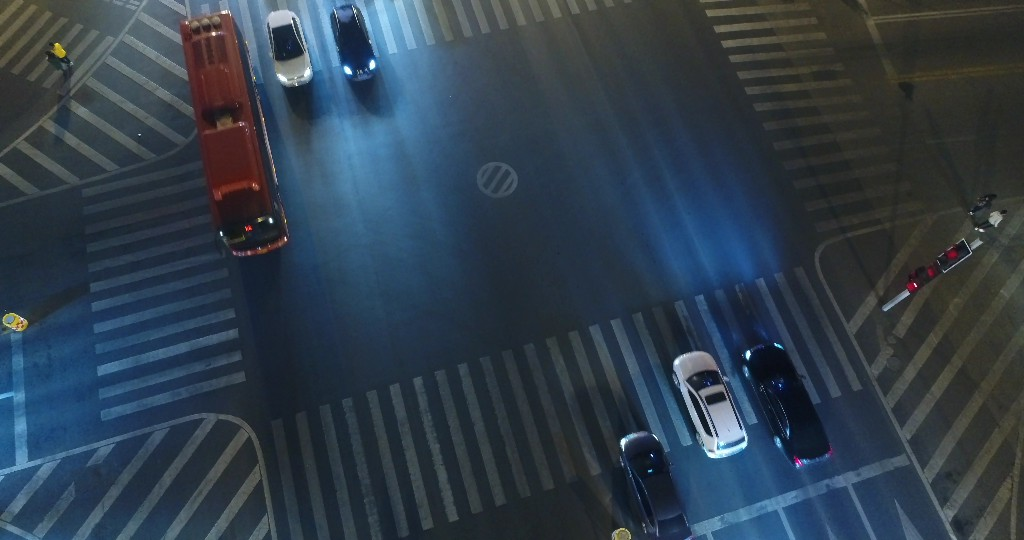
#> input picture models/UAVDT/M0203_img000048.jpg, 1024 x 540 px
$ python -i semantic_feature.py   (imports and definitions only)   (older library calls are emulated)
#> lines starting #> are read from the running program, lines starting #| are printed output that depends on the picture
import cv2
import numpy as np
import json
from skimage.feature import local_binary_pattern
from sklearn.cluster import MiniBatchKMeans
from concurrent.futures import ThreadPoolExecutor, as_completed
import os

# --- CORE FEATURE EXTRACTION (CPU) ---

def compute_sobel_mag(gray):
    sx = cv2.Sobel(gray, cv2.CV_32F, 1, 0, ksize=3)
    sy = cv2.Sobel(gray, cv2.CV_32F, 0, 1, ksize=3)
    mag = cv2.magnitude(sx, sy)
    mag = cv2.normalize(mag, None, 0, 255, cv2.NORM_MINMAX)
    return mag.astype(np.uint8)

# [165 lines left out: functions extract_semantic_features_cpu, sklearn_batched_kmeans_palettes_lab, cpu_parallel_stage, add_semantic_features_hybrid, visualize_semantic_results, not called in this run]

# [5 lines of commented-out code are left out]

>>> import cv2
>>> picture = cv2.imread('../UAVDT/M0203_img000048.jpg', cv2.IMREAD_GRAYSCALE)
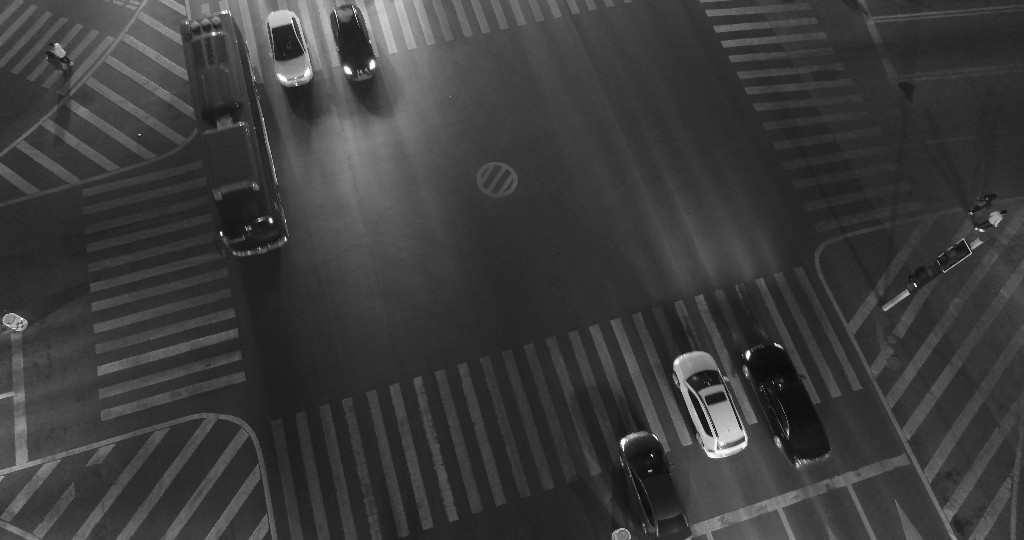
#> picture: shape (540, 1024); min 3, max 255, mean 59.6
>>> result = compute_sobel_mag(picture)
#> in compute_sobel_mag, `sx = cv2.Sobel(gray, cv2.CV_32F, 1, 0, ksize=3)`:
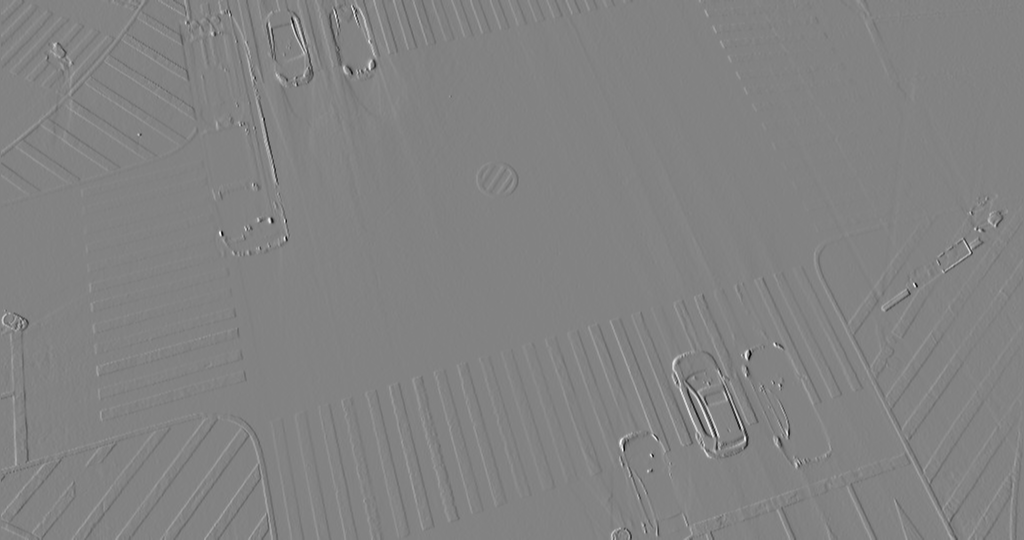
#> sx: shape (540, 1024) float32; min -845, max 802, mean -0.1; drawn with min black and max white
#> in compute_sobel_mag, `sy = cv2.Sobel(gray, cv2.CV_32F, 0, 1, ksize=3)`:
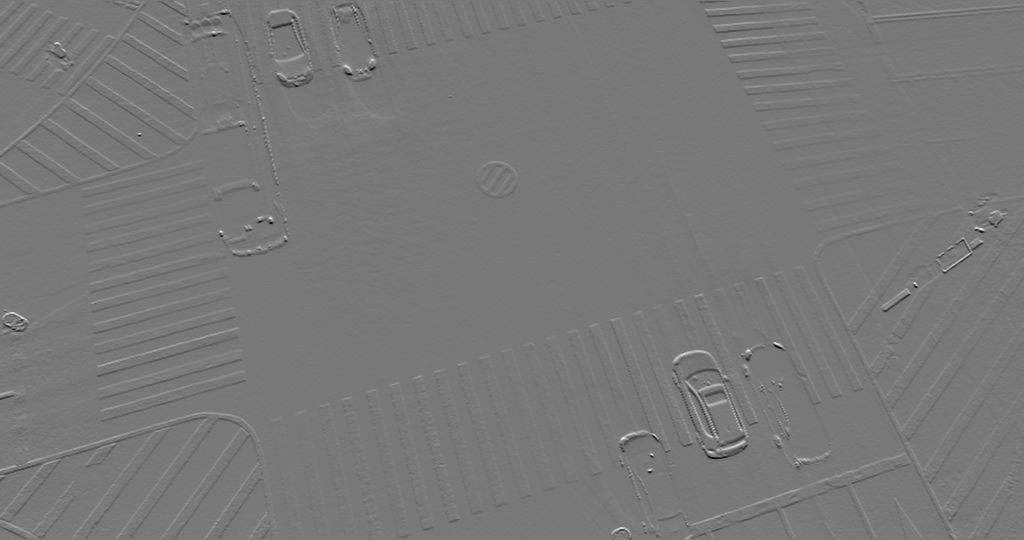
#> sy: shape (540, 1024) float32; min -699, max 775, mean -0.4; drawn with min black and max white
#> in compute_sobel_mag, `mag = cv2.magnitude(sx, sy)`:
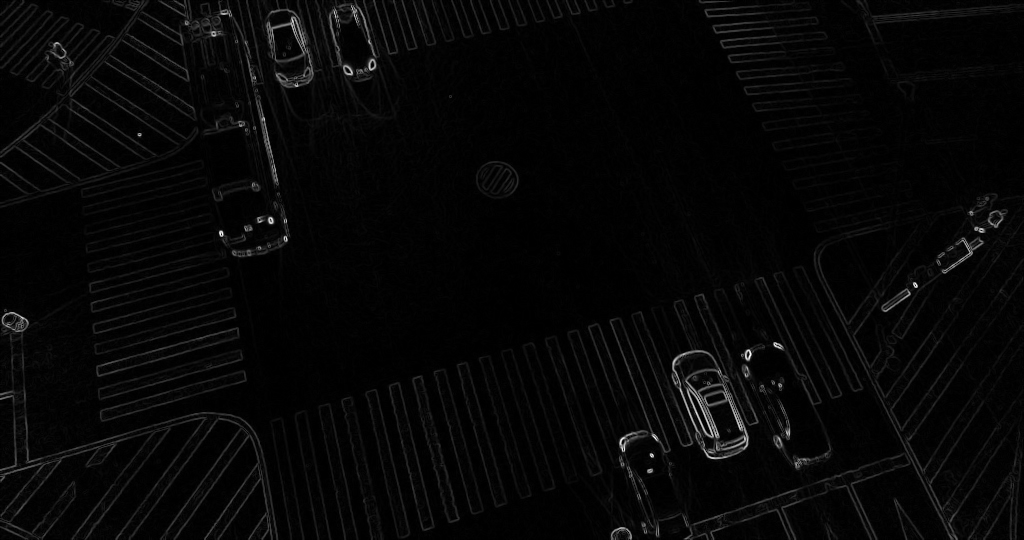
#> mag: shape (540, 1024) float32; min 0, max 871.3, mean 24; drawn with min black and max white

$ run again, on models/UAVDT/S0401_img000457.jpg
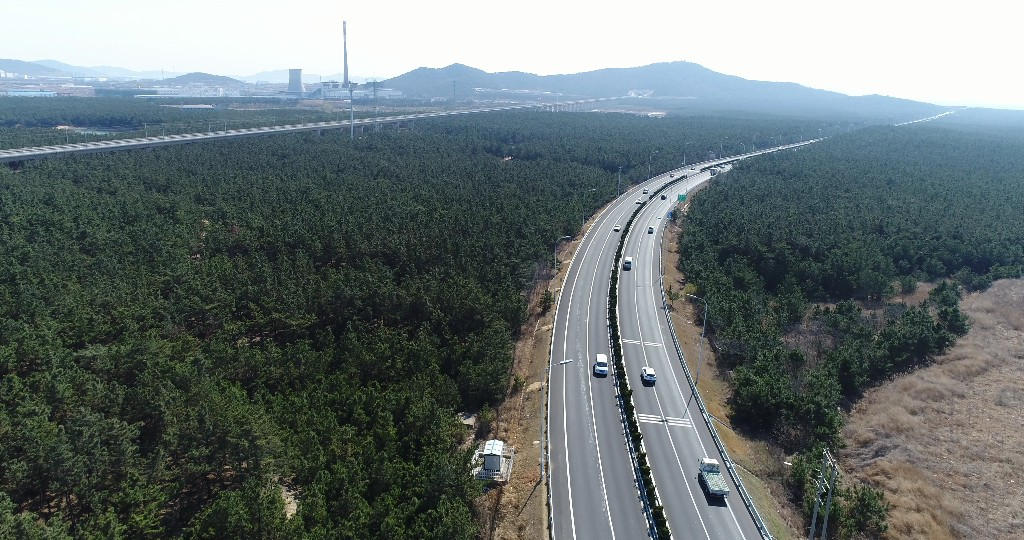
#> input picture models/UAVDT/S0401_img000457.jpg, 1024 x 540 px
#> in compute_sobel_mag, `sy = cv2.Sobel(gray, cv2.CV_32F, 0, 1, ksize=3)`:
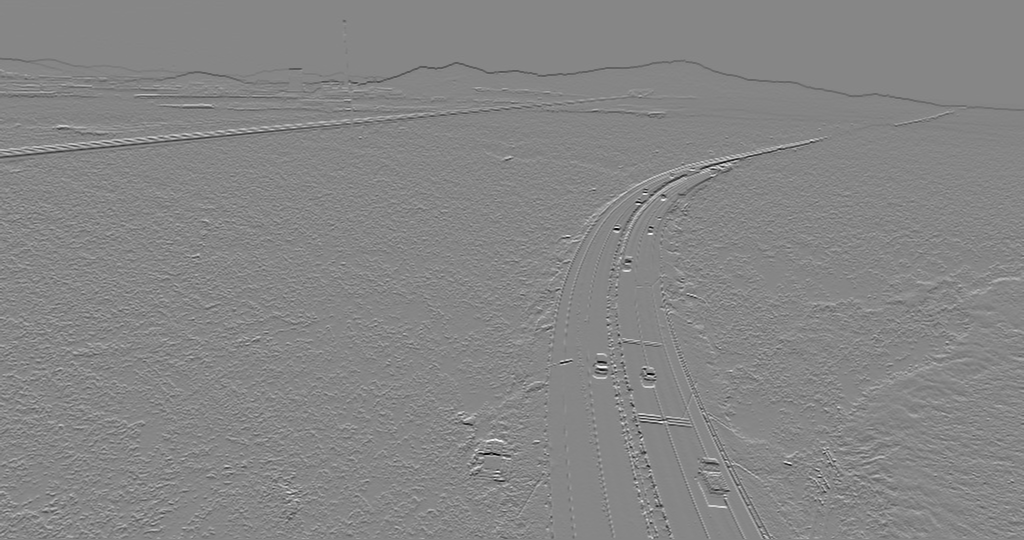
#> sy: shape (540, 1024) float32; min -929, max 830, mean -2.5; drawn with min black and max white
#> in compute_sobel_mag, `mag = cv2.magnitude(sx, sy)`:
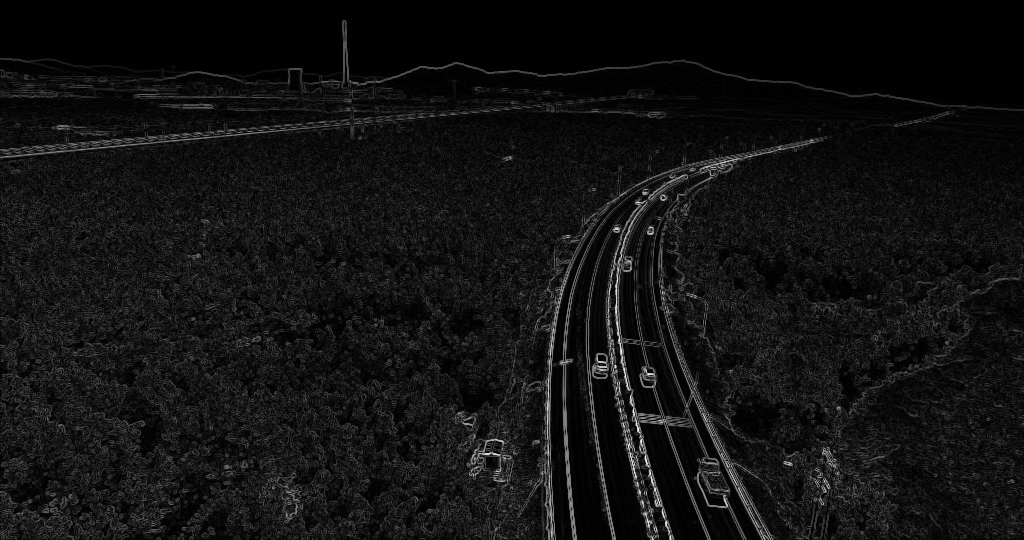
#> mag: shape (540, 1024) float32; min 0, max 1016.5, mean 73; drawn with min black and max white

$ run again, on models/UAVDT/S1312_img000382.jpg
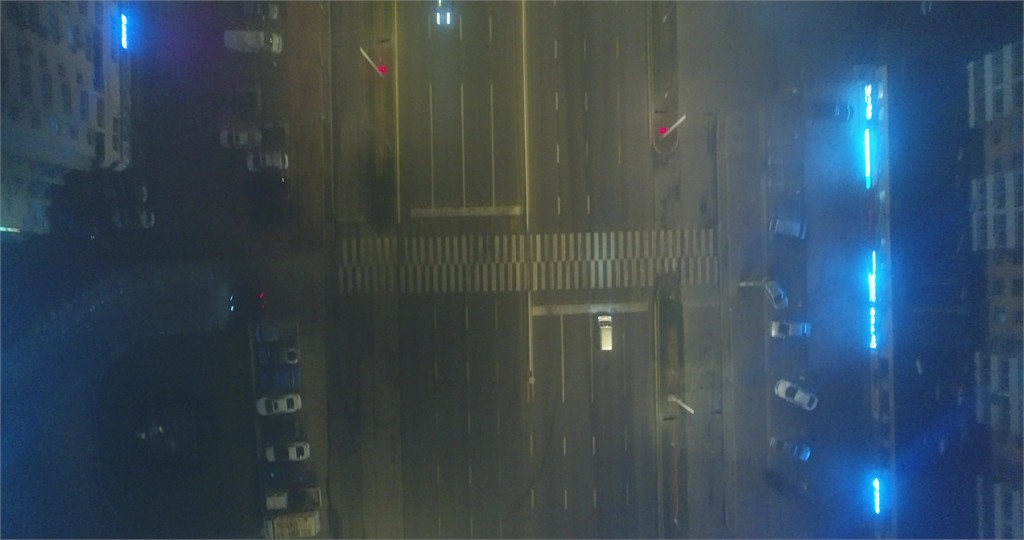
#> input picture models/UAVDT/S1312_img000382.jpg, 1024 x 540 px
#> in compute_sobel_mag, `sx = cv2.Sobel(gray, cv2.CV_32F, 1, 0, ksize=3)`:
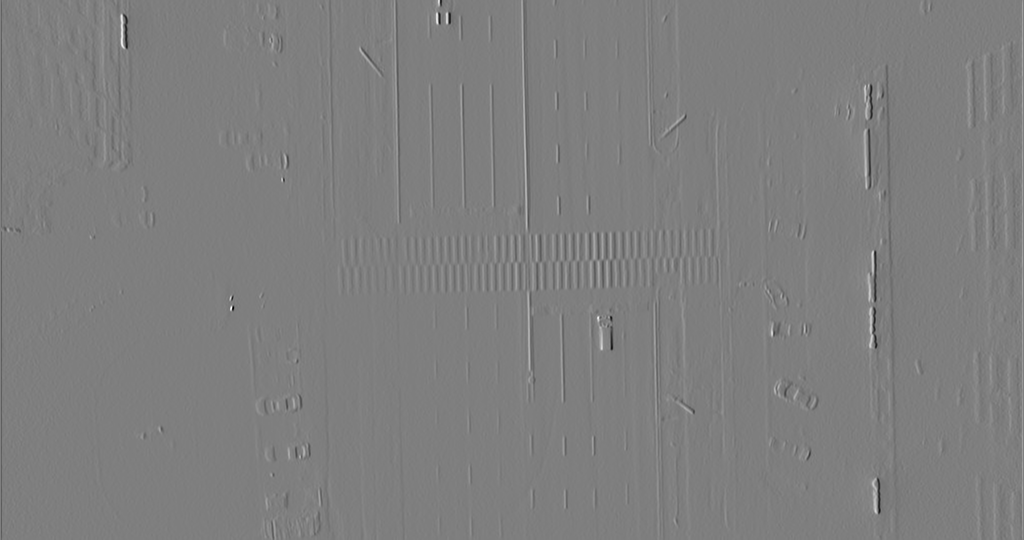
#> sx: shape (540, 1024) float32; min -612, max 618, mean 0; drawn with min black and max white
#> in compute_sobel_mag, `mag = cv2.magnitude(sx, sy)`:
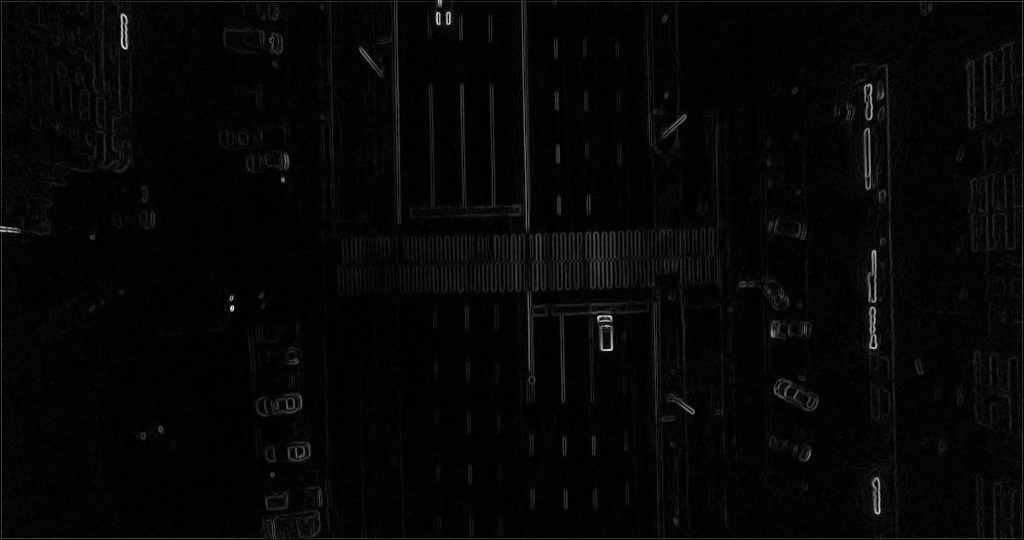
#> mag: shape (540, 1024) float32; min 0, max 660.1, mean 16.7; drawn with min black and max white
